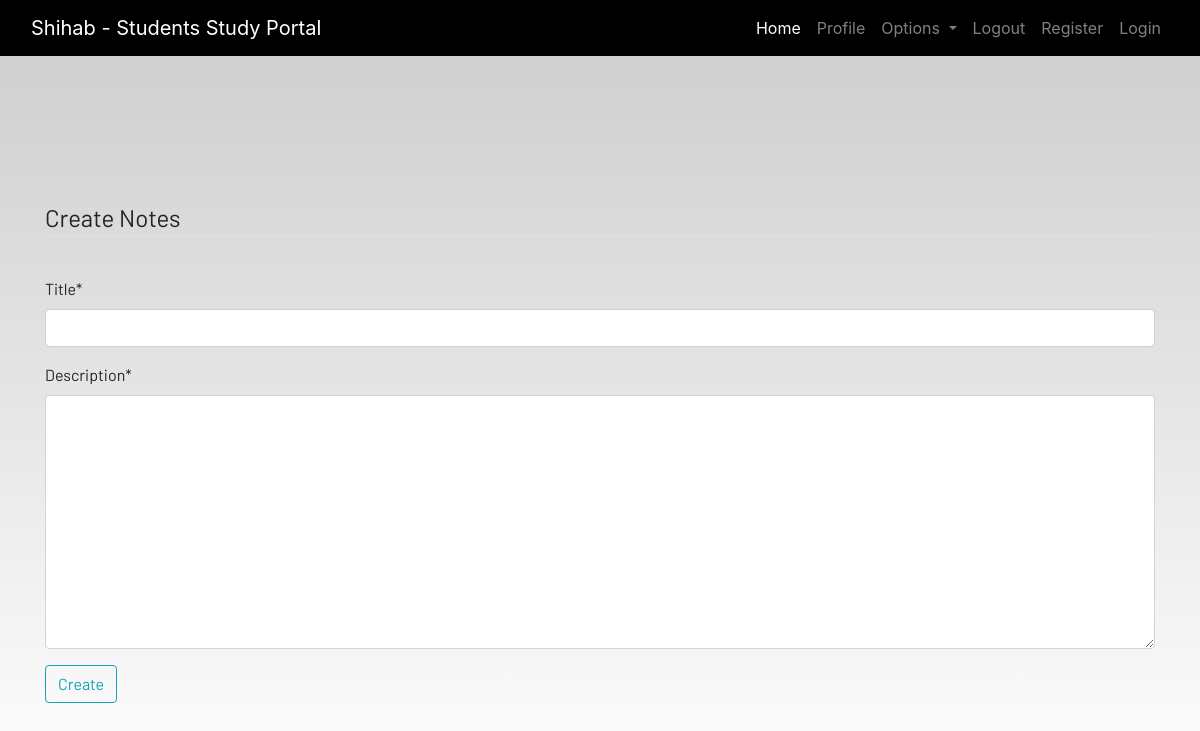
The page /notes/ (signed in) on the database as committed earlier.
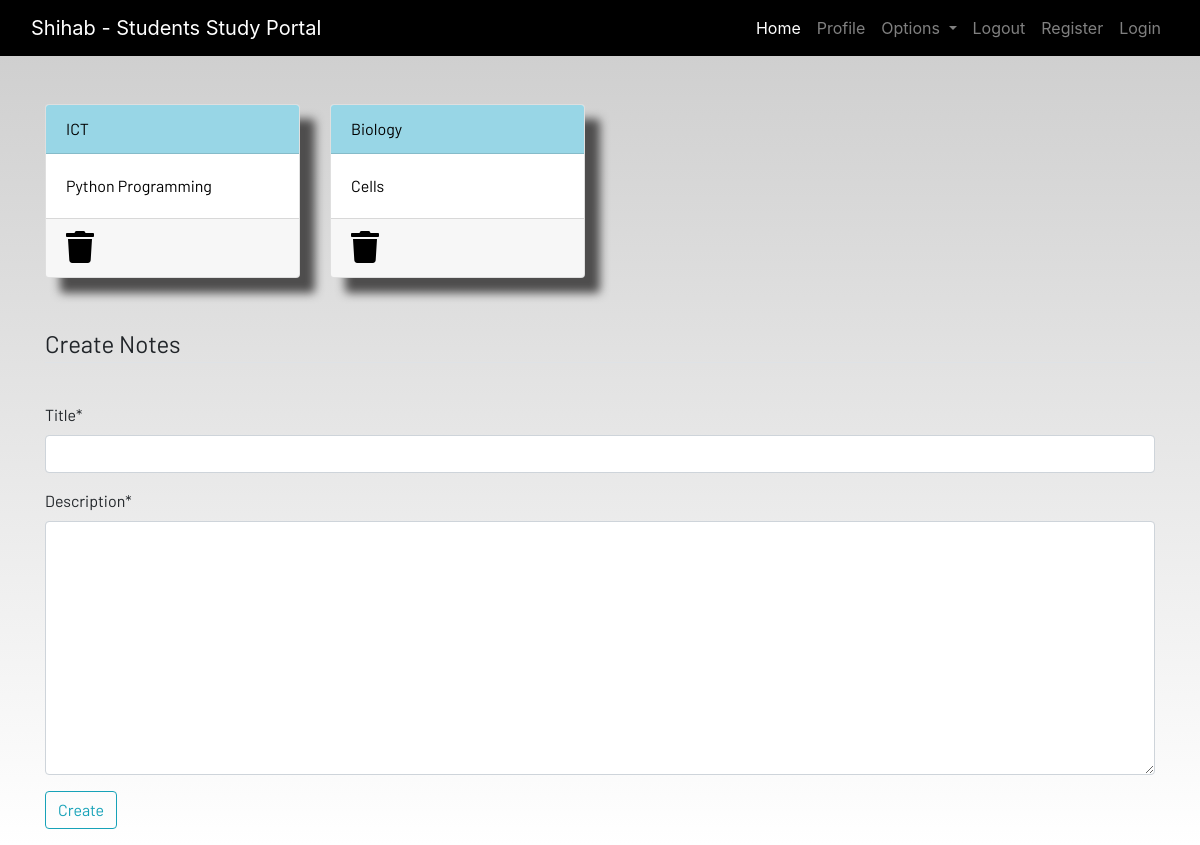
The same page on the database as committed later.
### dashboard/models.py (models this page shows, shortened)
class Notes(models.Model):
    user = models.ForeignKey(User, on_delete=models.CASCADE)
    title = models.CharField(max_length=200)
    description = models.TextField()
    class Meta:
        verbose_name = "notes"
        verbose_name_plural = "notes"

### dashboard/views.py (the view)
# urls.py: path('notes/', views.notes, name="notes"),
def notes(request):
    if request.method == "POST":
        form = NotesForm(request.POST)
        if form.is_valid():
            notes = Notes(user = request.user, title = request.POST['title'], description = request.POST['description'])
            notes.save()
        messages.success(request,f"Notes from {request.user.username} Added")
    else:
        form = NotesForm()
    notes = Notes.objects.filter(user=request.user)
    context = {'notes':notes, 'form':form}
    return render(request, 'dashboard/notes.html', context)

### dashboard/forms.py
class NotesForm(forms.ModelForm):
    class Meta:
        model = Notes
        fields = ['title', 'description']

### dashboard/templates/dashboard/notes.html (shortened to what this page needs)
{% extends 'dashboard/base.html' %}
{% load static %}
{% load crispy_forms_tags %}
{% block content %}
<div class="container">
    <div class="row">
        {% for note in notes %}
        <div class="col-md-3">
            <a href="{% url 'notes-detail' note.id %}">
                <div class="card">
                    <div class="card-header">{{note.title}}</div>
                    <div class="card-body">{{note.description|slice:"0:100"}}</div>
                    <div class="card-footer mt-auto "><a href="{% url 'delete_note' note.id %}">
                        <i class="fa fa-trash fa-2x"></i></a>
                    </div>
                </div>
            </a>
        </div>
        {% endfor %}
        <br><br>
    </div>
</div>
<br><br>
<div class="container">
    <form method="POST">
        <fieldset class="form-group">
            <legend class="border-bottom mb-4">Create Notes</legend>
        </fieldset>
        {{form|crispy}}
        <div class="form-group">
            <button href="" class="btn btn-outline-info" type="submit">
                Create
            </button>
        </div>
    </form>
</div>
{% endblock content %}

Rows that differ between the two databases and show on the page:
added Notes: title "ICT", description "Python Programming"
added Notes: title "Biology", description "Cells"
